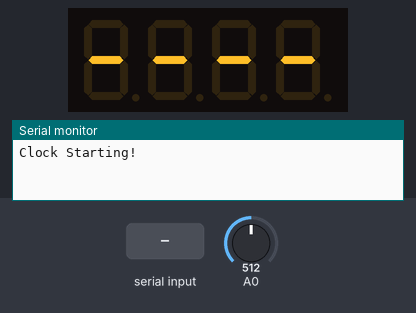
The sketch below on a simulated Arduino Uno, built with avr-gcc and run on an emulated ATmega328P. Parts: 4-digit seven-segment display, the last lines printed to the serial monitor. Inputs (shaded band) come from the test bench; at power-on: A0 = 512. Random numbers use the default seed unless the sketch sets one.

Above: at 0.1 s.
2.3 s: "T,45\n" received over Serial
At 3.2 s:
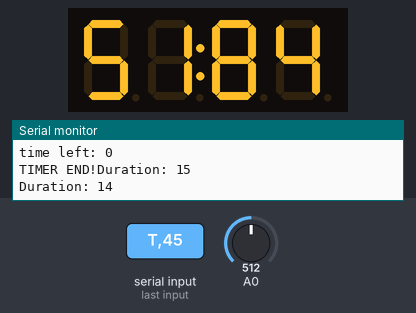
3.9 s: A0 set to 1010
At 5.2 s:
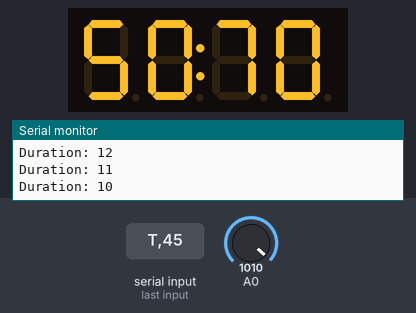
6.9 s: A0 set to 1023
At 7.28 s:
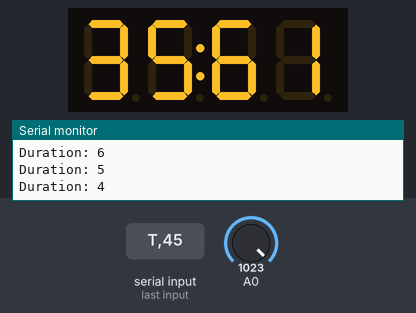
8.5 s: A0 set to 990
At 8.93 s:
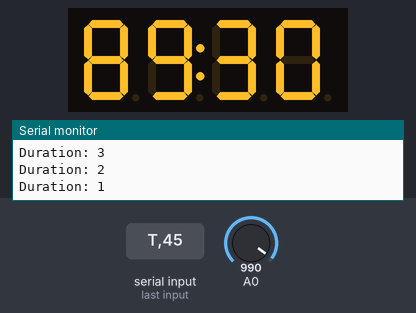
Timing chart, 0 to 11.5 s (numbered marks = the images above; inputs shaded):
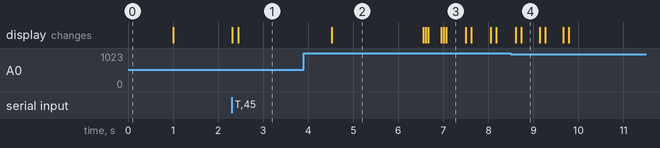

The sketch:

multi_serial.ino
```cpp
// Multi-Serial Sketch 0.2
// by: CyberPopPunk
// started: 3/31/19
// updated: 4/6/19

/*
    TODO:
    1. ADD GLITCH FUNCTIONALITY to input parse
    2. SETUP LIGHT INPUT
    3. DOCSTRINGS!
    4. Write a string parsing loop for interpreting serial input.
    5. input and execution into separate functions
    6. open/closed for display and doors
    7.
*/


#include <Wire.h>
#include <Adafruit_GFX.h>
#include "Adafruit_LEDBackpack.h"

#define DISPLAY_ADDRESS   0x70

Adafruit_7segment clockDisplay = Adafruit_7segment();

//*****Display Variables
bool colon = true;
int currentMinutes;
int currentSeconds;
int serial_minutes;
int serial_seconds;

//**********Serial Variables
String inputString = "";
bool stringComplete = false;

//************ DOOR VARIABLES
bool door_open;

void setup() {
  Serial.begin(115200);
  Serial.println("Clock Starting!");

  //reserve 200 bytes for the Serial input string
  inputString.reserve(20);

  //initialize clock display at I2C address from above
  clockDisplay.begin(DISPLAY_ADDRESS);
  blank();
  delay(1000);

}

void loop() {
  if (stringComplete) {
    inputParse(inputString);
    reset_values();
  }
  clearDisplay();
  //setSegDisplay(5, 00);
  //runTimer(30, 250);
  //error();
}

void clearDisplay() {
  clockDisplay.clear();
  clockDisplay.writeDisplay();
}

void setSegDisplay(int minutes, int seconds) {

  //makes the input time formatted for display (add two 0 spaces to left digits)
  int displayValue = minutes * 100 + seconds;
  /*Serial.print("     Value to Display:");
    Serial.print("'");
    Serial.print(displayValue);
    Serial.println("'");
  */

  clockDisplay.print(displayValue, DEC);

  // Add zero padding when in 24 hour mode and it's midnight.
  // In this case the print function above won't have leading 0's
  // which can look confusing.  Go in and explicitly add these zeros.
  if (minutes < 10) {
    // Pad hour 0.
    clockDisplay.writeDigitNum(0, 0);
    if (minutes == 0) {
      clockDisplay.writeDigitNum(1, 0);
      // Also pad when the 10's minute is 0 and should be padded.
      if (seconds < 10) {
        clockDisplay.writeDigitNum(3, 0);
      }
    }
  }
  clockDisplay.drawColon(colon);
  clockDisplay.writeDisplay();
  currentMinutes = minutes;
  currentSeconds = seconds;
}

void runTimer(int seconds_to_run, int clock_speed) {
  int time_track = seconds_to_run;
  while (time_track != 0) {
    //countdown timer that reduces to 0
    // -1 minutes if for keeping track of minutes after both minutes and secs reach 0
    if (currentMinutes > -1) {
      currentSeconds -= seconds_to_run / abs(seconds_to_run);
      if (currentSeconds < 0) {
        currentSeconds = 59;
        currentMinutes -= 1;
      }
      if (currentSeconds > 59) {
        currentSeconds  = 0;
        currentMinutes += 1;
      }
    }
    setSegDisplay(currentMinutes, currentSeconds);
    delay(clock_speed);
    time_track = abs(time_track) - 1;
    Serial.print("time left: ");
    Serial.println(time_track);
  }
  timerEnd();
  blank();
  return;
}

void timerEnd() {
  Serial.print("TIMER END!");
  clockDisplay.print(0x0000, HEX);
  haywire(15);
  return;
}

void haywire(int duration) {
  int maxtime = duration;
  while (duration >= 0) {
    Serial.print("Duration: ");
    Serial.println(duration);
    randomSeed(analogRead(0));
    int randomDigits = random(10000);
    clockDisplay.print(randomDigits, DEC);
    if (randomDigits < 1000) {
      clockDisplay.writeDigitNum(0, 0);
      if ( randomDigits < 100) {
        clockDisplay.writeDigitNum(1, 0);
      }
      if (randomDigits < 10) {
        clockDisplay.writeDigitNum(2, 0);
      }
    }
    clockDisplay.drawColon(colon);
    clockDisplay.writeDisplay();
    delay(random(200, 750));
    if (duration < maxtime / 2) {
      blank();
      delay(random(25, 80));
      if (random(10) > 4) {
        error();
      }
      delay(random(20, 80));
    }
    duration -= 1;
  }
  error();
  delay(2000);
  clearDisplay();
}

void blank() {
  clockDisplay.print(10000, DEC);
  clockDisplay.writeDisplay();
}
void error() {
  //displays Err. on clock
  // writeDigitRaw() bitmask legend [B, decimal,mid,top_left,bot_left,bottom, bot_right, top_right, top]
  // write 'Err.'
  clockDisplay.writeDigitRaw(0, B01111001);
  clockDisplay.writeDigitRaw(1, B01010000);
  clockDisplay.writeDigitRaw(3, B11010000);
  clockDisplay.writeDigitRaw(4, B00000000);
  clockDisplay.writeDisplay();
}

void secToMin(int total_sec) {
  serial_minutes = total_sec / 60;
  serial_seconds = total_sec % 60;
}

void serialEvent() {
  while (Serial.available() > 0) {
    char inChar = (char)Serial.read();
    //add it to input stirng if not finished
    if (inChar != '\n') {
      inputString += inChar;
    }
    else {
      Serial.print("Serial Input Complete, Input String is: ");
      Serial.println(inputString);
      stringComplete = true;
    }
  }
}

void inputParse(String parseString) {
  int firstComma;
  int secondComma;
  int thirdComma;
  firstComma = parseString.indexOf(',');
  secondComma = parseString.indexOf(',', firstComma + 1);
  thirdComma = parseString.indexOf(',', secondComma + 1);

  char inputType = parseString.charAt(0);
  String input1 = parseString.substring(1, firstComma);
  String input2 = parseString.substring(firstComma + 1, secondComma);
  String input3 = parseString.substring(secondComma + 1, thirdComma);

  String input_array[] = {input1, input2, input3};


  Serial.println("Parsing input...");
  ///****************************   TIMER INPUT
  //switch (parseString[0]) {
  switch (inputType) {
    case 'T':
      Serial.println("Input is Timer Tnstructions!");
      int clockSet;
      clockSet = parseString.substring(1, firstComma).toInt();
      Serial.print("clockSet: ");
      Serial.println(clockSet);
      secToMin(clockSet);

      int clockMovement;
      clockMovement = parseString.substring(firstComma + 1, secondComma).toInt(); // +1 offsets to align string index
      Serial.print("     clockMovement: ");
      Serial.println(clockMovement);

      int clockSpeed;
      clockSpeed = parseString.substring(secondComma + 1, thirdComma).toInt(); // +1 offsets to align string index
      Serial.print("clockSpeed: ");
      Serial.println(clockSpeed);

      //// Setting Inputs
      setSegDisplay(serial_minutes, serial_seconds);
      runTimer(clockMovement, clockSpeed);
      break;

    case 'L':
      Serial.print("INPUT IS LIGHT DATA!");
      Serial.println("...But you haven't done anything with this yet!");
      break;

    case 'D':
      Serial.println("INPUT IS DOOR DATA!");
      if (parseString.substring(1).toInt() == 0) {
        door_open = false;
        Serial.println("Doors Locked!");
      }
      else if (parseString.substring(1).toInt() == 1) {
        door_open = true;
        Serial.println("Doors Unlocked!");
      }
  }
}

void reset_values() {
  Serial.println("Clearing Input String");
  inputString = "";
  stringComplete = false;
  Serial.print("\n\n\n");
}
```

Measured:
- after the input at 2.3 s, the display: first changes at once (image 1 shows a later state)
- after the input at 3.9 s, the display: changes after 0.63 s (image 2)
- what the display in image 2 shows lasts 2.1 s, from 4.5 s to 6.6 s
- what the display in image 3 shows lasts 0.4 s, from 7.1 s to 7.5 s
